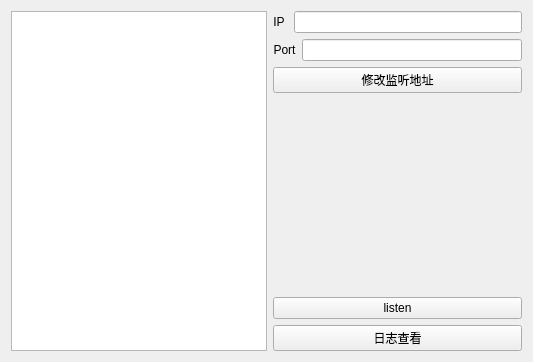
<?xml version="1.0" encoding="UTF-8"?>
<ui version="4.0">
 <class>MainWindow</class>
 <widget class="QWidget" name="MainWindow">
  <property name="geometry">
   <rect>
    <x>0</x>
    <y>0</y>
    <width>533</width>
    <height>362</height>
   </rect>
  </property>
  <property name="windowTitle">
   <string>MainWindow</string>
  </property>
  <layout class="QVBoxLayout" name="verticalLayout_2">
   <item>
    <layout class="QHBoxLayout" name="horizontalLayout_3">
     <item>
      <widget class="QTextEdit" name="te_show"/>
     </item>
     <item>
      <layout class="QVBoxLayout" name="verticalLayout">
       <item>
        <layout class="QHBoxLayout" name="horizontalLayout">
         <item>
          <widget class="QLabel" name="label">
           <property name="text">
            <string>&lt;html&gt;&lt;head/&gt;&lt;body&gt;&lt;p align=&quot;center&quot;&gt;IP      &lt;/p&gt;&lt;/body&gt;&lt;/html&gt;</string>
           </property>
          </widget>
         </item>
         <item>
          <widget class="QLineEdit" name="lineIp"/>
         </item>
        </layout>
       </item>
       <item>
        <layout class="QHBoxLayout" name="horizontalLayout_2">
         <item>
          <widget class="QLabel" name="label_2">
           <property name="text">
            <string>&lt;html&gt;&lt;head/&gt;&lt;body&gt;&lt;p align=&quot;center&quot;&gt;Port&lt;/p&gt;&lt;/body&gt;&lt;/html&gt;</string>
           </property>
          </widget>
         </item>
         <item>
          <widget class="QLineEdit" name="linePort"/>
         </item>
        </layout>
       </item>
       <item>
        <widget class="QPushButton" name="pb_changeIP">
         <property name="text">
          <string>修改监听地址</string>
         </property>
        </widget>
       </item>
       <item>
        <spacer name="verticalSpacer">
         <property name="orientation">
          <enum>Qt::Vertical</enum>
         </property>
         <property name="sizeHint" stdset="0">
          <size>
           <width>20</width>
           <height>40</height>
          </size>
         </property>
        </spacer>
       </item>
       <item>
        <widget class="QPushButton" name="btnListen">
         <property name="text">
          <string>listen</string>
         </property>
        </widget>
       </item>
       <item>
        <widget class="QPushButton" name="pb_showLog">
         <property name="text">
          <string>日志查看</string>
         </property>
        </widget>
       </item>
      </layout>
     </item>
    </layout>
   </item>
  </layout>
 </widget>
 <resources/>
 <connections/>
</ui>
